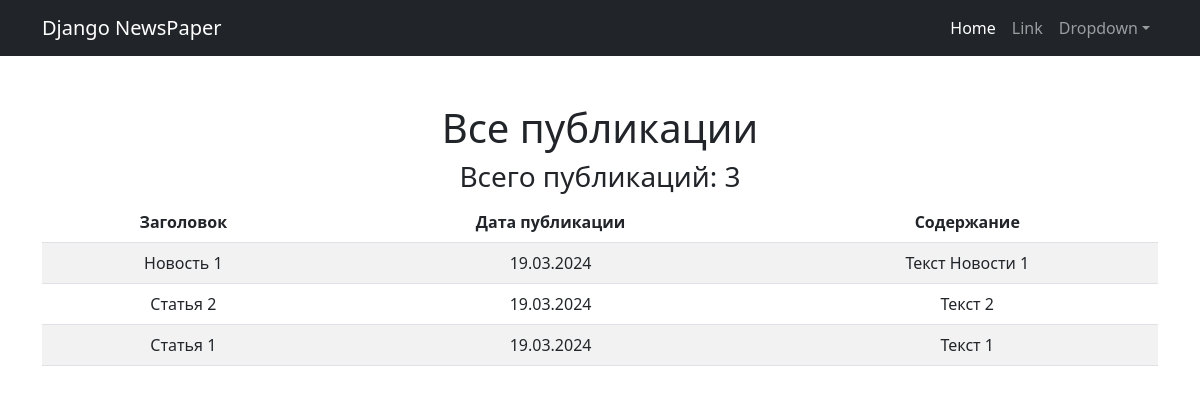
The page /news/ on the database as committed earlier.
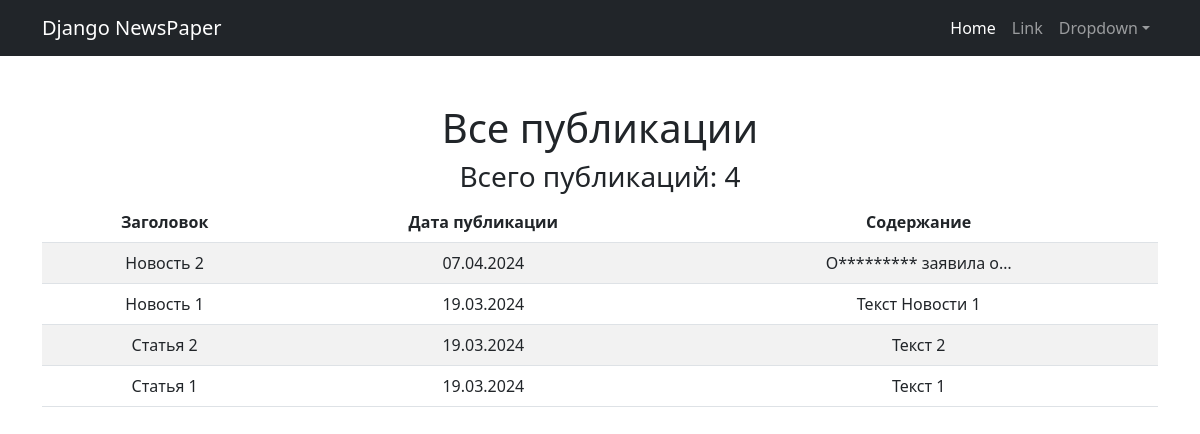
The same page on the database as committed later.
### news/models.py (models this page shows, shortened)
class Post (models.Model):
    author = models.ForeignKey(Author, on_delete=models.CASCADE, verbose_name='Автор')
    category_type = models.CharField(max_length=2, choices=post_type, default=article, verbose_name='Тип')
    creation_date = models.DateTimeField(auto_now_add=True, verbose_name='Дата создания')
    post_category = models.ManyToManyField('Category', through='PostCategory')
    title = models.CharField(max_length=128, verbose_name='Заголовок')
    text = models.TextField(verbose_name='Текст')
    rating = models.IntegerField(default=0, verbose_name='Рейтинг')

### news/views.py (the view)
# urls.py: path('', PostList.as_view(), name='news'),
class PostList(ListView):
    model = Post
    template_name = "post_list.html"
    ordering = '-creation_date'
    context_object_name = 'posts'
    paginate_by = 10

### news/templatetags/custom_filters.py (called while the page is built)
@register.filter()
def censor(value):
    for word in censored_word:
        if word.lower() in value.lower():
            value = value.replace(word[1:], '*' * len(word))
    return value

### templates/post_list.html (shortened to what this page needs)
{% extends 'flatpages/default.html' %}
{% load custom_filters %}
{% block content %}
    {% if posts %}
        <h1>Все публикации</h1>
        <h3>Всего публикаций: {{ posts|length }}</h3>
        <table class="table table-striped table-hover">
            <thead>
                <th scope="col">Заголовок</th>
                <th scope="col">Дата публикации</th>
                <th scope="col">Содержание</th>
            </thead>
            {% for post in posts %}
                <tr>
                    <td>{{ post.title|censor}}</td>
                    <td>{{ post.creation_date|date:'d.m.Y' }}</td>
                    <td>{{ post.text|truncatechars:20|censor}}</td>
                </tr>
            {% endfor %}
        </table>
    {% else %}
        <h2>Публикации отсутствуют</h2>
    {% endif %}
{% endblock content %}

### templates/flatpages/default.html (shortened to what this page needs)
<!DOCTYPE html>
<html lang="en">
    <head>
        {% load static %}
        <link href="{% static 'css/styles.css' %}" rel="stylesheet" />
    </head>
    <body>
        <nav class="navbar navbar-expand-lg navbar-dark bg-dark">
            <div class="container">
                <a class="navbar-brand" href="#">Django NewsPaper</a>
                <div class="collapse navbar-collapse" id="navbarSupportedContent">
                    <ul class="navbar-nav ms-auto mb-2 mb-lg-0">
                        <li class="nav-item"><a class="nav-link active" aria-current="page" href="#">Home</a></li>
                        <li class="nav-item"><a class="nav-link" href="#">Link</a></li>
                        <li class="nav-item dropdown">
                            <a class="nav-link dropdown-toggle" id="navbarDropdown" href="#" role="button" data-bs-toggle="dropdown" aria-expanded="false">Dropdown</a>
                        </li>
                    </ul>
                </div>
            </div>
        </nav>
        <div class="container">
            <div class="text-center mt-5">
                {% block content %}{% endblock content %}
            </div>
        </div>
    </body>
</html>

Rows that differ between the two databases and show on the page:
added Post: title|censor "Новость 2", creation_date "07.04.2024", text|censor "О********* заявила о…"
Other text that changed with them:
{{ posts|length }}: "3" → "4"
